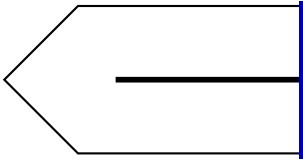
#> input picture Q3bg.JPG, 303 x 162 px, found by its file name
$ python num3.py
#> lines starting #> are read from the running program, lines starting #| are printed output that depends on the picture
import matplotlib.pyplot as plt
import matplotlib.image as mpimg
import sys
import numpy as np
import array_to_latex as a2l
#np.set_printoptions(threshold=sys.maxsize)

#matrice P
matrice_p = [
    #1  2  3  4  5  6  7  8  9  10 11 12 13 14 15 16 17 18 19 20 21 21 23 24 25 26 27 28 29 30 31 32 33 34 35 36
    [0, 0.25, 0, 0, 0, 0, 0, 0.25, 0, 0, 0, 0, 0, 0, 0, 0, 0, 0, 0, 0, 0, 0, 0, 0, 0, 0, 0, 0, 0, 0, 0, 0, 0, 0, 0.25, 0.25], #1 x
    [0.25, 0, 0.25, 0, 0, 0, 0, 0, 0, 0, 0, 0, 0, 0, 0, 0, 0, 0, 0, 0, 0, 0, 0, 0, 0, 0, 0, 0.25, 0, 0, 0, 0, 0, 0.25, 0, 0], #2 x
    [0, 0.25, 0, 0.25, 0, 0, 0, 0, 0, 0, 0, 0, 0, 0, 0, 0, 0, 0, 0, 0, 0, 0, 0, 0, 0, 0, 0.25, 0, 0, 0, 0, 0, 0.25, 0, 0, 0], #3 x
    [0, 0, 0.25, 0, 0.25, 0, 0, 0, 0, 0, 0, 0, 0, 0, 0, 0, 0, 0, 0, 0, 0, 0, 0, 0, 0, 0.25, 0, 0, 0, 0, 0, 0.25, 0, 0, 0, 0], #4 x
    [0, 0, 0, 0.25, 0, 0.25, 0, 0, 0, 0, 0, 0, 0, 0, 0, 0, 0, 0, 0, 0, 0, 0, 0, 0, 0.25, 0, 0, 0, 0, 0, 0.25, 0, 0, 0, 0, 0], #5 x
    [0, 0, 0, 0, 0.25, 0, 0, 0, 0, 0, 0, 0, 0, 0, 0, 0, 0, 0, 0, 0, 0, 0, 0, 0.25, 0, 0, 0, 0, 0.25, 0.25, 0, 0, 0, 0, 0, 0], #6 x
    [0, 0, 0, 0, 0, 0, 0, 0.25, 0, 0, 0, 0, 0, 0, 0.25, 0.25, 0, 0, 0, 0, 0, 0, 0, 0, 0, 0, 0, 0, 0, 0, 0, 0, 0, 0, 0, 0.25], #7 x
    [0.25, 0, 0, 0, 0, 0, 0.25, 0, 0.25, 0, 0, 0, 0, 0, 0, 0, 0, 0, 0, 0, 0, 0, 0, 0, 0, 0, 0, 0.25, 0, 0, 0, 0, 0, 0, 0, 0], #8 x
    [0, 0, 0, 0, 0, 0, 0, 0.25, 0, 0.25, 0, 0, 0, 0, 0, 0.25, 0.25, 0, 0, 0, 0, 0, 0, 0, 0, 0, 0, 0, 0, 0, 0, 0, 0, 0, 0, 0], #9 x
    [0, 0, 0, 0, 0, 0, 0, 0, 0.25, 0, 0.25, 0, 0, 0, 0, 0, 0, 0.25, 0, 0, 0, 0, 0, 0, 0, 0, 0, 0.25, 0, 0, 0, 0, 0, 0, 0, 0], #10 x
    [0, 0, 0, 0, 0, 0, 0, 0, 0, 0.25, 0, 0.25, 0, 0, 0, 0, 0, 0, 0.25, 0, 0, 0, 0, 0, 0, 0, 0.25, 0, 0, 0, 0, 0, 0, 0, 0, 0], #11 x
    [0, 0, 0, 0, 0, 0, 0, 0, 0, 0, 0.25, 0, 0.25, 0, 0, 0, 0, 0, 0, 0.25, 0, 0, 0, 0, 0, 0.25, 0, 0, 0, 0, 0, 0, 0, 0, 0, 0], #12 x
    [0, 0, 0, 0, 0, 0, 0, 0, 0, 0, 0, 0.25, 0, 0.25, 0, 0, 0, 0, 0, 0, 0.25, 0, 0, 0, 0.25, 0, 0, 0, 0, 0, 0, 0, 0, 0, 0, 0], #13 x
    [0, 0, 0, 0, 0, 0, 0, 0, 0, 0, 0, 0, 0.25, 0, 0, 0, 0, 0, 0, 0, 0, 0.25, 0.25, 0.25, 0, 0, 0, 0, 0, 0, 0, 0, 0, 0, 0, 0], #14 x
    [0, 0, 0, 0, 0, 0, 0, 0, 0, 0, 0, 0, 0, 0, 1, 0, 0, 0, 0, 0, 0, 0, 0, 0, 0, 0, 0, 0, 0, 0, 0, 0, 0, 0, 0, 0], #15
    [0, 0, 0, 0, 0, 0, 0, 0, 0, 0, 0, 0, 0, 0, 0, 1, 0, 0, 0, 0, 0, 0, 0, 0, 0, 0, 0, 0, 0, 0, 0, 0, 0, 0, 0, 0], #16
    [0, 0, 0, 0, 0, 0, 0, 0, 0, 0, 0, 0, 0, 0, 0, 0, 1, 0, 0, 0, 0, 0, 0, 0, 0, 0, 0, 0, 0, 0, 0, 0, 0, 0, 0, 0], #17
    [0, 0, 0, 0, 0, 0, 0, 0, 0, 0, 0, 0, 0, 0, 0, 0, 0, 1, 0, 0, 0, 0, 0, 0, 0, 0, 0, 0, 0, 0, 0, 0, 0, 0, 0, 0], #18
    [0, 0, 0, 0, 0, 0, 0, 0, 0, 0, 0, 0, 0, 0, 0, 0, 0, 0, 1, 0, 0, 0, 0, 0, 0, 0, 0, 0, 0, 0, 0, 0, 0, 0, 0, 0], #19
    [0, 0, 0, 0, 0, 0, 0, 0, 0, 0, 0, 0, 0, 0, 0, 0, 0, 0, 0, 1, 0, 0, 0, 0, 0, 0, 0, 0, 0, 0, 0, 0, 0, 0, 0, 0], #20
    [0, 0, 0, 0, 0, 0, 0, 0, 0, 0, 0, 0, 0, 0, 0, 0, 0, 0, 0, 0, 1, 0, 0, 0, 0, 0, 0, 0, 0, 0, 0, 0, 0, 0, 0, 0], #21
    [0, 0, 0, 0, 0, 0, 0, 0, 0, 0, 0, 0, 0, 0, 0, 0, 0, 0, 0, 0, 0, 1, 0, 0, 0, 0, 0, 0, 0, 0, 0, 0, 0, 0, 0, 0], #22
    [0, 0, 0, 0, 0, 0, 0, 0, 0, 0, 0, 0, 0, 0, 0, 0, 0, 0, 0, 0, 0, 0, 1, 0, 0, 0, 0, 0, 0, 0, 0, 0, 0, 0, 0, 0], #23
    [0, 0, 0, 0, 0, 0, 0, 0, 0, 0, 0, 0, 0, 0, 0, 0, 0, 0, 0, 0, 0, 0, 0, 1, 0, 0, 0, 0, 0, 0, 0, 0, 0, 0, 0, 0], #24
    [0, 0, 0, 0, 0, 0, 0, 0, 0, 0, 0, 0, 0, 0, 0, 0, 0, 0, 0, 0, 0, 0, 0, 0, 1, 0, 0, 0, 0, 0, 0, 0, 0, 0, 0, 0], #25
    [0, 0, 0, 0, 0, 0, 0, 0, 0, 0, 0, 0, 0, 0, 0, 0, 0, 0, 0, 0, 0, 0, 0, 0, 0, 1, 0, 0, 0, 0, 0, 0, 0, 0, 0, 0], #26
    [0, 0, 0, 0, 0, 0, 0, 0, 0, 0, 0, 0, 0, 0, 0, 0, 0, 0, 0, 0, 0, 0, 0, 0, 0, 0, 1, 0, 0, 0, 0, 0, 0, 0, 0, 0], #27
    [0, 0, 0, 0, 0, 0, 0, 0, 0, 0, 0, 0, 0, 0, 0, 0, 0, 0, 0, 0, 0, 0, 0, 0, 0, 0, 0, 1, 0, 0, 0, 0, 0, 0, 0, 0], #28
    [0, 0, 0, 0, 0, 0, 0, 0, 0, 0, 0, 0, 0, 0, 0, 0, 0, 0, 0, 0, 0, 0, 0, 0, 0, 0, 0, 0, 1, 0, 0, 0, 0, 0, 0, 0], #29
    [0, 0, 0, 0, 0, 0, 0, 0, 0, 0, 0, 0, 0, 0, 0, 0, 0, 0, 0, 0, 0, 0, 0, 0, 0, 0, 0, 0, 0, 1, 0, 0, 0, 0, 0, 0], #30
    [0, 0, 0, 0, 0, 0, 0, 0, 0, 0, 0, 0, 0, 0, 0, 0, 0, 0, 0, 0, 0, 0, 0, 0, 0, 0, 0, 0, 0, 0, 1, 0, 0, 0, 0, 0], #31
    [0, 0, 0, 0, 0, 0, 0, 0, 0, 0, 0, 0, 0, 0, 0, 0, 0, 0, 0, 0, 0, 0, 0, 0, 0, 0, 0, 0, 0, 0, 0, 1, 0, 0, 0, 0], #32
    [0, 0, 0, 0, 0, 0, 0, 0, 0, 0, 0, 0, 0, 0, 0, 0, 0, 0, 0, 0, 0, 0, 0, 0, 0, 0, 0, 0, 0, 0, 0, 0, 1, 0, 0, 0], #33
    [0, 0, 0, 0, 0, 0, 0, 0, 0, 0, 0, 0, 0, 0, 0, 0, 0, 0, 0, 0, 0, 0, 0, 0, 0, 0, 0, 0, 0, 0, 0, 0, 0, 1, 0, 0], #34
    [0, 0, 0, 0, 0, 0, 0, 0, 0, 0, 0, 0, 0, 0, 0, 0, 0, 0, 0, 0, 0, 0, 0, 0, 0, 0, 0, 0, 0, 0, 0, 0, 0, 0, 1, 0], #35
    [0, 0, 0, 0, 0, 0, 0, 0, 0, 0, 0, 0, 0, 0, 0, 0, 0, 0, 0, 0, 0, 0, 0, 0, 0, 0, 0, 0, 0, 0, 0, 0, 0, 0, 0, 1]  #36
    #1  2  3  4  5  6  7  8  9  10 11 12 13 14 15 16 17 18 19 20 21 21 23 24 25 26 27 28 29 30 31 32 33 34 35 36 37
             ]

#a2l.to_ltx(np.array(matrice_p), frmt = '{:6.2f}', arraytype = 'array')
print(matrice_p)

#potentiel électique aux noeuds absobrants
pot_for_point = [[-300, -300, -300, -300, -300, -300, -300, -300, 0, 0, 0, 0, 0, 0, 0, -300, -300, -300, -300, -300, -300, -300]]


steps = 10 ** 4

Pn = matrice_p

#multiplie la matrice P avec elle meme 10000 fois pour trouver une approximatiom très précise des probabilités qu’un état initial i soit absorbé par le noeud j
i=0
while i < steps:
    Pn = np.matmul(Pn, matrice_p)
    i += 1

#print ('Pn = ', Pn)

#for n in range (36):
#    print (np.sum(Pn[n]))


#garde seuleemnt l'information importante de la matrice Pn

mopdif1 = np.delete(Pn, range(14,36), 0)
mopdif2 = np.delete(mopdif1, range(14), 1)

#print('mopdif2 =', mopdif2)

#print('potentiel finale =', np.matmul(mopdif2, np.transpose(pot_for_point))) (à print pour remplir la matrice contenu_matrice)


# Charger l'image depuis l'ordinateur
image = mpimg.imread("C:/Users/louxc/OneDrive/Desktop/projet-num-elmg/travaile-num-elg/Q3bg.JPG")
#> image is the input picture: shape (162, 303, 3); mean R, G, B 239, 239, 241

# Créer une matrice pour contenir les valeurs affichées aux intersections des lignes, les données sont entré manuellement depuis un print fait plus haut (ligne 77)
contenu_matrice = [
    ['', '', '-300', '-300', '-300', '-300', '-300', '-300', ''],
    ['', '-300', '-240.60', '-174.08', '-155.74', '-148.86', '-139.70', '-109.92', '0'],
    ['-300', '-272.08', '-188.32', '0', '0', '0', '0', '0', ''],
    ['', '-300', '-240.60', '-174.08', '-155.74', '-148.86', '-139.70', '-109.92', '0'],
    ['', '', '-300', '-300', '-300', '-300', '-300', '-300', '']
]


# Dimensions de l'image
largeur_image = 115

# Calculer la hauteur de l'image proportionnellement à la largeur
hauteur_image = largeur_image * image.shape[0] / image.shape[1]
#> hauteur_image = 61.49

# Créer une grille de points pour les lignes verticales
x = np.linspace(0, largeur_image, 10)

# Créer une grille de points pour les lignes horizontales
y = np.linspace(0, hauteur_image, 6)
#> y = [0, 12.3, 24.59, 36.89, 49.19, 61.49]

plt.figure()

# Afficher l'image en arrière-plan avec les dimensions spécifiées
plt.imshow(image, extent=[0, largeur_image, 0, hauteur_image])

# Dessiner les lignes verticales grises
for i in range(len(x)):
    plt.plot([x[i], x[i]], [0, hauteur_image], color='gray')

# Dessiner les lignes horizontales grises
for j in range(len(y)):
    plt.plot([0, largeur_image], [y[j], y[j]], color='gray')


# Taille de police
taille_police_1 = min(largeur_image, hauteur_image) * 0.15
#> taille_police_1 = 9.22

# Afficher le contenu de la matrice dans les carrées
for i in range(len(x) - 1):
    for j in range(len(y) - 1):
        plt.text((x[i] + x[i+1]) / 2, (y[j] + y[j+1]) / 2, contenu_matrice[j][i],
                 horizontalalignment='center', verticalalignment='center', color = 'gray', fontsize=taille_police_1)


plt.xlim(0, largeur_image)
plt.ylim(0, hauteur_image)
plt.axis('off')

#afficher le graphique de potentiel
plt.show()
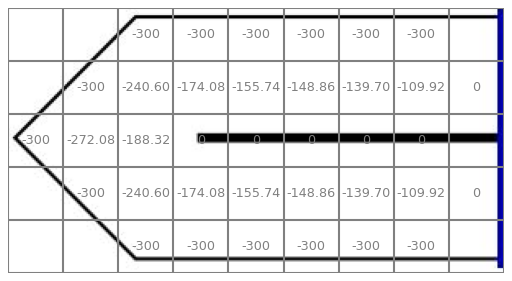
#> figure drawn by matplotlib, 1 panel


noeud_matrice = [
    ['', '', '17', '18', '19', '20', '21', '22', ''],
    ['', '16', '9', '10', '11', '12', '13', '14', '23'],
    ['15', '7', '8', '28', '27', '26', '25', '24', ''],
    ['', '36', '1', '2', '3', '4', '5', '6', '29'],
    ['', '', '35', '34', '33', '32', '31', '30', '']
]

# Dimensions de l'image
largeur_image = 115

# Calculer la hauteur de l'image proportionnellement à la largeur
hauteur_image = largeur_image * image.shape[0] / image.shape[1]

# Créer une grille de points pour les lignes verticales
x = np.linspace(0, largeur_image, 10)

# Créer une grille de points pour les lignes horizontales
y = np.linspace(0, hauteur_image, 6)

plt.figure()

# Afficher l'image en arrière-plan avec les dimensions spécifiées
plt.imshow(image, extent=[0, largeur_image, 0, hauteur_image])

# Dessiner les lignes verticales grises
for i in range(len(x)):
    plt.plot([x[i], x[i]], [0, hauteur_image], color='gray')

# Dessiner les lignes horizontales grises
for j in range(len(y)):
    plt.plot([0, largeur_image], [y[j], y[j]], color='gray')

# Taille de police
taille_police_2 = min(largeur_image, hauteur_image) * 0.4
#> taille_police_2 = 24.59

# Afficher le contenu de la matrice dans les carrées
for i in range(len(x) - 1):
    for j in range(len(y) - 1):
        plt.text((x[i] + x[i+1]) / 2, (y[j] + y[j+1]) / 2, noeud_matrice[j][i],
                 horizontalalignment='center', verticalalignment='center', color = 'gray', fontsize=taille_police_2)

plt.xlim(0, largeur_image)
plt.ylim(0, hauteur_image)
plt.axis('off')

#afficher le graphique des numéro de case
plt.show()
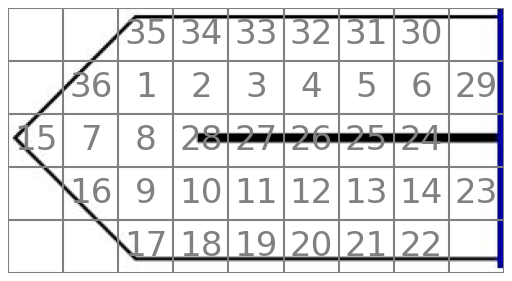
#> figure drawn by matplotlib, 1 panel

$ run again, with donneessimQ3.JPG copied over Q3bg.JPG
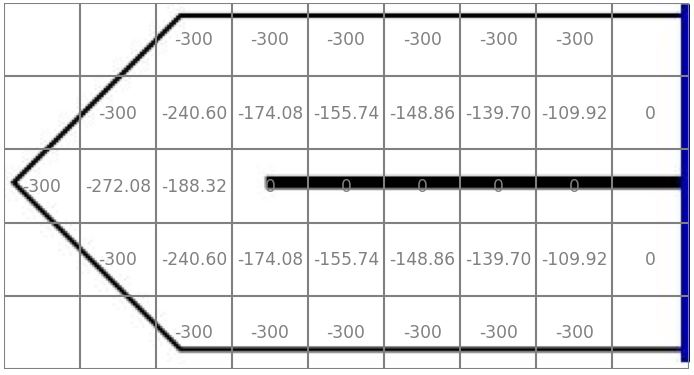
#> input picture donneessimQ3.JPG, 694 x 375 px, found by its file name
#> image is the input picture: shape (375, 694, 3); mean R, G, B 230.6, 230.6, 232.3
#> `plt.show()`:
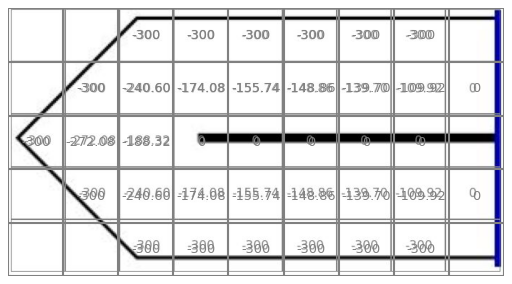
#> figure drawn by matplotlib, 1 panel
#> `plt.show()`:
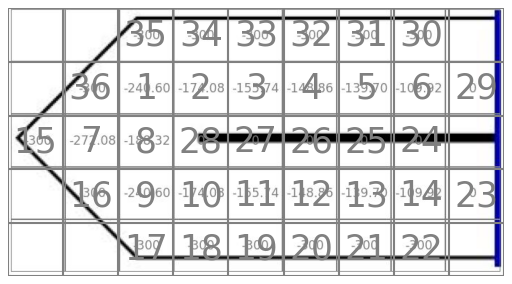
#> figure drawn by matplotlib, 1 panel

$ run again, with matriceP.JPG copied over Q3bg.JPG
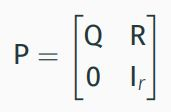
#> input picture matriceP.JPG, 171 x 112 px, found by its file name
#> image is the input picture: shape (112, 171, 3); mean R, G, B 238.8, 239.8, 239.7
#> `plt.show()`:
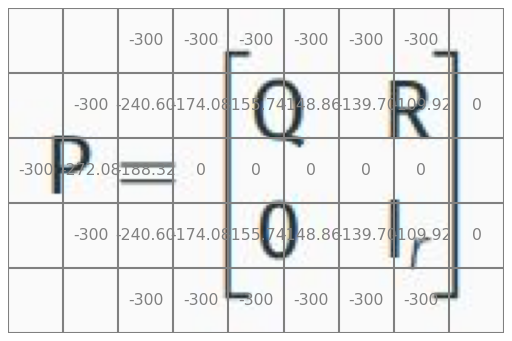
#> figure drawn by matplotlib, 1 panel
#> `plt.show()`:
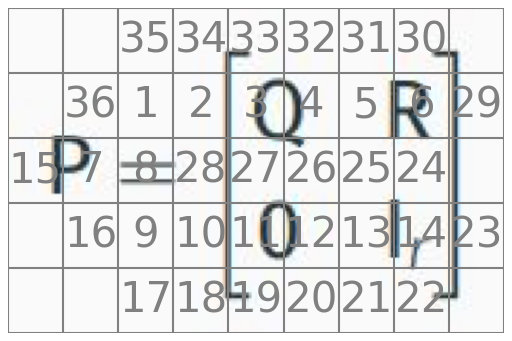
#> figure drawn by matplotlib, 1 panel

$ run again, with pointsQ3.JPG copied over Q3bg.JPG
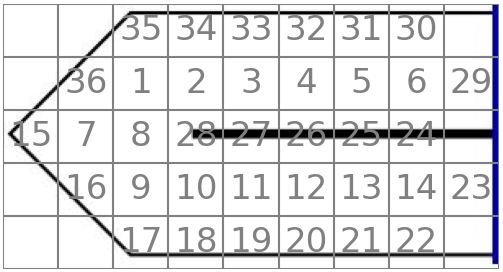
#> input picture pointsQ3.JPG, 503 x 272 px, found by its file name
#> image is the input picture: shape (272, 503, 3); mean R, G, B 222.8, 222.8, 224.3
#> `plt.show()`:
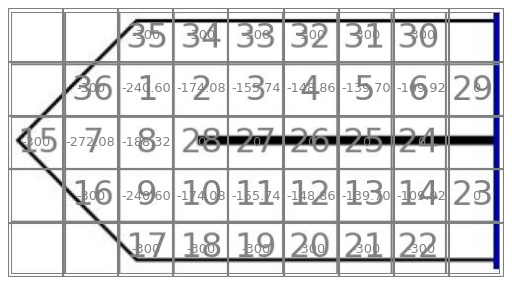
#> figure drawn by matplotlib, 1 panel
#> `plt.show()`:
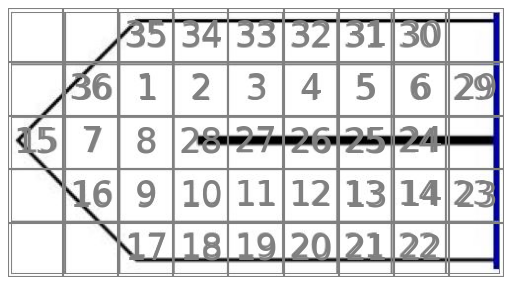
#> figure drawn by matplotlib, 1 panel
